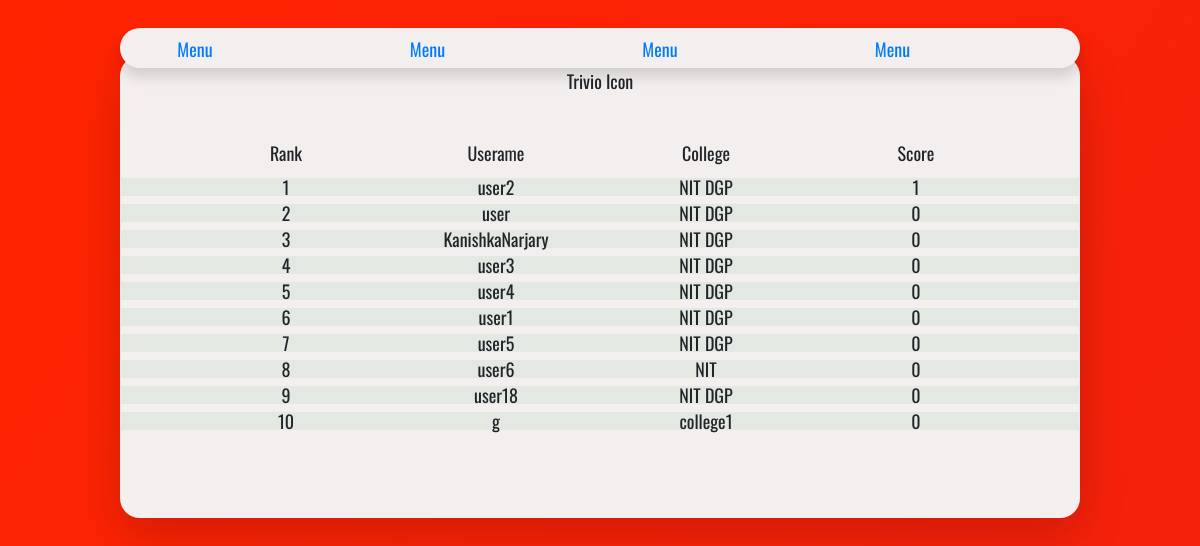
Page /leaderboard/0/ on the committed database.
### trivioapp/models.py (models this page shows, shortened)
class CustomUser(AbstractUser):
    user_name = models.CharField(blank=False, max_length=255)
    name = models.CharField(blank=False, max_length=255)
    score=models.IntegerField(default=default_score())
    college=models.CharField(max_length=60,blank=False,null=False)
    status=models.IntegerField(default=0,blank=False)
    flag=models.IntegerField(default=0,blank=False)
    email_confirmed = models.BooleanField(default=False)

### trivioapp/views.py (the view, shortened to what this page needs)
# urls.py: url(r'^leaderboard/(?P<pk>\d+)/$', views.leaderboard,name='leaderboard'),
def leaderboard(request,pk):
    limit = CustomUser.objects.all().count()
    limit=int(limit/50)+1
    if int(pk)>=limit:
        return redirect('../0/')
    pos=(int(pk))*50
    p=int(pk)-1
    l=int(pk)+1
    if l==limit:
        l=-1
    participants = CustomUser.objects.filter().order_by('-score')[pos+1:pos+11]
    return render(request, 'leaderboard.html', {'participants': participants,'position':pos,'p':p,'l':l},)

### trivioapp/templates/leaderboard.html (shortened to what this page needs)
<!DOCTYPE html>
<html lang="en">
<head>
	<link rel="stylesheet" type="text/css" href="https://stackpath.bootstrapcdn.com/bootstrap/4.1.3/css/bootstrap.min.css">
    {% load static %}
    <link rel="stylesheet" href="{% static "css/style.css" %}">
    <link rel="stylesheet" href="{% static "css/menu.css" %}">
    <link rel="stylesheet" href="{% static "css/leaderboard.css" %}">
	<link rel="stylesheet" type="text/css" href="https://stackpath.bootstrapcdn.com/font-awesome/4.7.0/css/font-awesome.min.css">
</head>
<body class="wrapper">
	<div class="lead-content shadow-lg p-3 mb-5">
		<div class="row info-box">
			<div class="row">
				<div class="col top-icon">
					Trivio Icon
				</div>
			</div>
			<div class="row title-bar">
				<div class="col">
					Rank
				</div>
				<div class="col">
					Userame
				</div>
				<div class="col">
					College
				</div>
				<div class="col">
					Score
				</div>
			</div>
		</div>
		{% with pos=position %}
        {% for participant in participants %}
		<div class="row rankings-area">
			<div class="row ranking-item">
				<div class="col">
					{{forloop.counter|add:pos}}
				</div>
				<div class="col">
					{{ participant.username}}
				</div>
				<div class="col">
					{{participant.college}}
				</div>
				<div class="col">
					{{participant.score}}
				</div>
            </div>
        </div>
        <div class="row space-area">
		</div>
		{% endfor %}
		{% endwith %}
		<div class="row space-area">
		</div>
		<div class="row space-area">
		</div>
		<div class="row space-area">
		</div>
		<div class="row space-area">
		</div>
		<div class="row space-area" style="height:4vh;">
		</div>
    </div>
	<footer class="footer">
		<div class="row footer-menu">
			<span class="col spcn">
			</span>
			<span class="col opt">
				<p class="footer-opt">
					<a href="">Menu</a>
				</p>
			</span>
			<span class="col opt">
				<p class="footer-opt">
					<a href="">Menu</a>
				</p>
			</span>
			<span class="col opt">
				<p class="footer-opt">
					<a href="">Menu</a>
				</p>
			</span>
			<span class="col opt">
				<p class="footer-opt">
					<a href="">Menu</a>
				</p>
			</span>
		</div>
	</footer>
</body>
</html>

### trivioapp/static/css/style.css (style rules this page uses)
html,body,div,span,object,iframe,h1,h2,h3,h4,h5,h6,p,blockquote,pre,abbr,address,cite,code,del,dfn,em,img,ins,kbd,q,samp,small,strong,sub,sup,var,b,i,dl,dt,dd,ol,ul,li,fieldset,form,label,legend,table,caption,tbody,tfoot,thead,tr,th,td,article,aside,canvas,details,figcaption,figure,footer,header,hgroup,menu,nav,section,summary,time,mark,audio,video { margin:0;padding:0;border:0;outline:0;font-size:100%;vertical-align:baseline;background:transparent }
body { line-height:1 }
article,aside,details,figcaption,figure,footer,header,hgroup,menu,nav,section { display:block }
a { margin:0;padding:0;font-size:100%;vertical-align:baseline;background:transparent;text-decoration:none }
html,body { width:100%; height:100%; background: transparent; position: absolute; }
html { -webkit-tap-highlight-color: rgba(0, 0, 0, 0); }
body { font-family: 'Oswald', sans-serif; font-size: 18px; overflow-x: hidden; }
.lead-content { display: block; width: 80%; position: absolute; margin-top: 7vh; margin-left: 10vw; background-color: #f4efef; overflow-x: hidden; border-radius: 20px; box-shadow: 0px 8px 15px rgba(0, 0, 0, 0.15); padding: 3vh 5vw; justify-content: center; text-align: center; align-items: center; transition: all .2s ease-in; }
.footer { position: absolute; top: 1vh; background-color: transparent; width: 100vw; height: 10vh; color: transparent; align-content: center; align-items: center; }
p.footer-opt { color: black; max-width: 5vw; text-align: center; padding-top: 1.5vh; background-color: transparent; text-decoration: none; }
.col.spcn { max-width: 2vw; }
.col.opt { max-width: auto; }
.footer-menu { height: 5vh; top: 0; width: 80vw; margin-left: 10vw; background-color: #f4efef; align-self: center; align-items: left; border-radius: 20px; box-shadow: 0px 8px 15px rgba(0, 0, 0, 0.15); }
.wrapper { height: 100%; width: 100%; left:0; right: 0; top: 0; bottom: 0; position: absolute; background: linear-gradient(124deg, #ff2400, #e81d1d, #e8b71d, #e3e81d, #1de840, #1ddde8, #2b1de8, #dd00f3, #dd00f3); background-size: 1800% 1800%; -webkit-animation: rainbow 18s ease infinite; -z-animation: rainbow 18s ease infinite; -o-animation: rainbow 18s ease infinite; animation: rainbow 18s ease infinite; }

### trivioapp/static/css/leaderboard.css (style rules this page uses)
.info-box { display: block; align-items: center; text-align: center; justify-content: center; }
.top-icon { min-height: 7vh; }
.title-bar { min-height: 5vh; padding-top: 2vh; padding-bottom: 2vh; width: 70vw; margin-left: 5vw; }
.rankings-area { background-color:#e3e8e3; height: 100%; display: block; align-items: center; text-align: center; justify-content: center; }
.space-area { height:1vh; }
.ranking-item { width: 70vw; margin-left: 5vw; }

### rows in the picture
CustomUser: username "user2", college "NIT DGP", score "1"
CustomUser: username "user", college "NIT DGP", score "0"
CustomUser: username "KanishkaNarjary", college "NIT DGP", score "0"
CustomUser: username "user3", college "NIT DGP", score "0"
CustomUser: username "user4", college "NIT DGP", score "0"
CustomUser: username "user1", college "NIT DGP", score "0"
CustomUser: username "user5", college "NIT DGP", score "0"
CustomUser: username "user6", college "NIT", score "0"
CustomUser: username "user18", college "NIT DGP", score "0"
CustomUser: username "g", college "college1", score "0"
